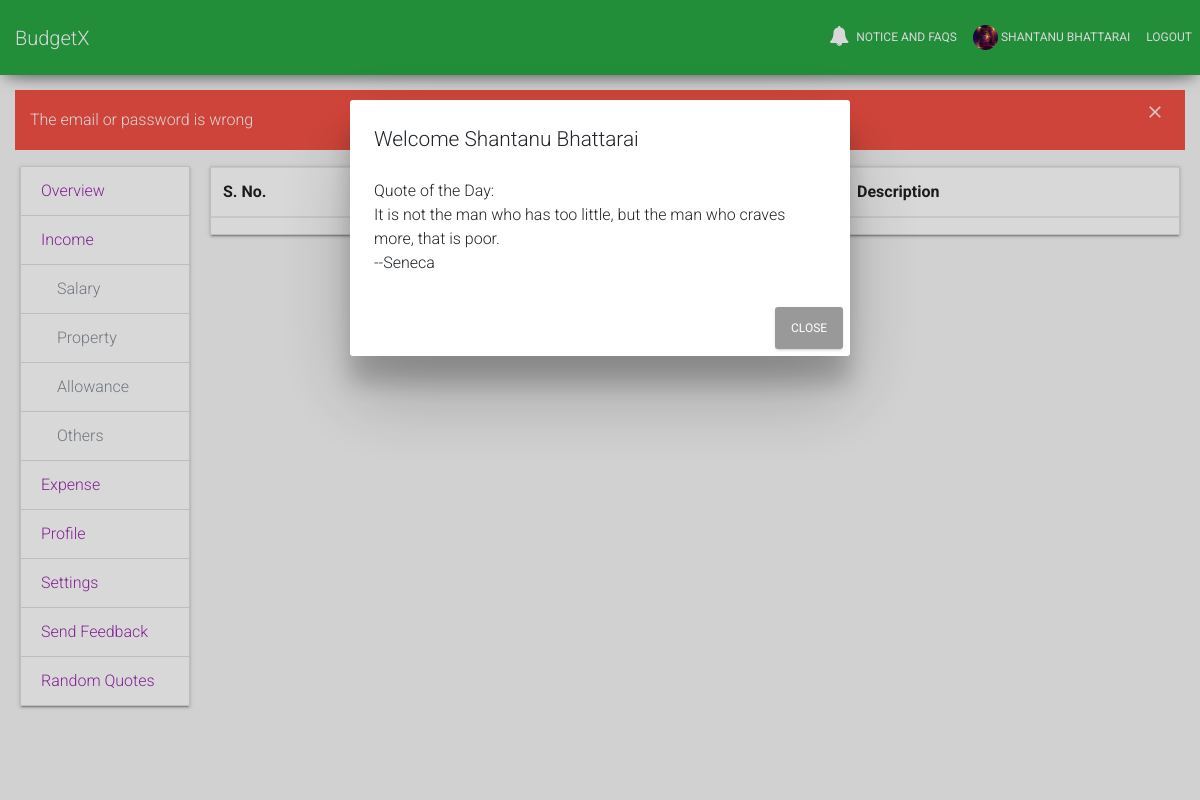
The page /overview.php?type=category_i&&cat=4 (signed in) on the database its author committed.
### tables this page shows
CREATE TABLE IF NOT EXISTS `users` (
  `id` int(11) NOT NULL AUTO_INCREMENT,
  `role_id` int(11) DEFAULT '2',
  `image_path` varchar(255) DEFAULT '/media/default.png',
  `name` text,
  `email` varchar(255) DEFAULT NULL,
  `password` text,
  `hash` text,
  `active` int(11) DEFAULT '0',
  `count` int(11) DEFAULT '0',
  `quote_pref` int(11) DEFAULT NULL,
  PRIMARY KEY (`id`),
  UNIQUE KEY `email` (`email`),
  KEY `role_id` (`role_id`),
  CONSTRAINT `users_ibfk_5` FOREIGN KEY (`role_id`) REFERENCES `roles` (`id`)
);

CREATE TABLE IF NOT EXISTS `quotes` (
  `id` int(11) NOT NULL AUTO_INCREMENT,
  `quote` text NOT NULL,
  KEY `Index` (`id`)
);

CREATE TABLE IF NOT EXISTS `categories` (
  `id` int(11) NOT NULL AUTO_INCREMENT,
  `category` text,
  `finance_type_id` int(11) DEFAULT NULL,
  PRIMARY KEY (`id`),
  KEY `FK_categories_finance_type` (`finance_type_id`),
  CONSTRAINT `FK_categories_finance_type` FOREIGN KEY (`finance_type_id`) REFERENCES `finance_type` (`id`)
);

### include/piechart.php (called while the page is built, shortened)
<?php
	$uid = $_SESSION['user'];
?>

### overview.php (the view, shortened to what this page needs)
<?php include'partial_upper.php'; ?>
<?php include'include\piechart.php'; ?>
<?php include'include\quotes.php'; ?>
<div class="container-fluid">
<div class="row">
	<div class="container col-sm-12 col-xs-2 col-md-2">
		<div class="card">
				<ul class="list-group list-group-flush">
				<a class="list-group-item" href="/budgetx/overview.php">Overview</a>
				<a class="list-group-item" href="?type=income">Income</a>
				<?php if(isset($_GET['type']) && ($_GET['type'] == 'income' || $_GET['type'] == 'category_i')){?>
						<?php
							$sql = "SELECT * from categories WHERE finance_type_id=1";
							$result = mysqli_query($conn,$sql);
							while($row = mysqli_fetch_assoc($result)){
						?>
							<a href = "?type=category_i&&cat=<?=$row['id']?>" class="list-group-item"><span class="text-muted ml-3"><?=$row['category']?></span></a>
						<?php } ?>
				<?php } ?>
				<a class="list-group-item" href="?type=expense">Expense</a>
				<a class="list-group-item" href="?type=profile">Profile</a>
				<a class="list-group-item" href="?type=settings">Settings</a>
				<a class="list-group-item" href="?type=feedback">Send Feedback</a>
  				<a class="list-group-item" data-toggle="modal" href="#myModal">Random Quotes</a>
			</ul>
		</div>
	</div>
	<div class="container col-md-10" style="margin-left: -15px;">
		<?php if(isset($_GET['type'])) { ?>
					<div class="card">
					</div>
	<?php } ?>
</div>
</div>
<?php include'partial_lower.php'; ?>

### partial_nav.php (shortened to what this page needs)
<nav class="navbar navbar-expand-lg bg-success fixed-top">
  	<a class="navbar-brand" href="/budgetx">BudgetX</a>
	<div class="collapse navbar-collapse" id="navbarSupportedContent">
	<ul class="navbar-nav ml-auto">
		<li class="nav-item">
			<a class="nav-link" href="notice.php">
				<i class="fa fa-bell"></i>
				Notice and FAQs
			</a>
		</li>
		<?php
		if(isset($_SESSION['logged_in']) && $_SESSION['logged_in'] == true){
		?>
			<li class="nav-item">
				<a class="nav-link" href="/budgetx/overview.php/?type=profile">
					<?php
						$uid = $_SESSION['user'];
						$result = mysqli_query($conn,"SELECT image_path,name FROM users WHERE id = $uid");
						$row = mysqli_fetch_assoc($result);
						$image = $row['image_path'];
					?>
					<img src="<?=$image?>" alt="image here" style="width: 25px; height:25px;" class="rounded-circle">
					<?=$row['name']?>
				</a>
			</li>
			<li class="nav-item">
				<a class="nav-link" href="\budgetx\database\logout.php">Logout</a>
			</li>
		<?php
		}
		?>
	</ul>
	</div>
</nav>

### include/quotes.php
<div class="container">
  	<div class="modal show" id="myModal" role="dialog">
    	<div class="modal-dialog">
    	<?php
    		$sql = "SELECT * from users WHERE id=$uid";
			$result = mysqli_query($conn,$sql);
			$row = mysqli_fetch_assoc($result);
			$name = $row['name'];
			$sql = "SELECT quote FROM quotes ORDER BY RAND() LIMIT 1";
			$result1 = mysqli_query($conn,$sql);
			$row1 = mysqli_fetch_assoc($result1);
			$quote = $row1['quote'];
    	?>
    		<div class="modal-content">
    	    	<div class="modal-header">
    	    		<h4 class="modal-title">Welcome <?=$name?></h4>
    			</div>
    	    	<div class="modal-body">
    	    		<p>Quote of the Day:<br><?=$quote?></p>
     	   	</div>
        	<div class="modal-footer">
        		<button type="button" class="btn btn-default" data-dismiss="modal">Close</button>
        	</div>
    	</div>
    </div>
  	</div>
</div>

### assets/custom.css (style rules this page uses)
body { padding-top:90px; margin-bottom: 15px; height: 100%; background-color: #f7f7f7; }
html { position: relative; padding: 0px; height: 100%; }
.list-group { border-radius: 0; }
.list-group .list-group-item { border-radius: 0; }
.navbar { border-radius: 0; }
.card { border-radius: 0; border-width: 1px; }

### rows shown on the page
users: image_path (picture), name "SHANTANU BHATTARAI", name "Shantanu Bhattarai"
quotes: quote "It is not the man who has too little, but the man who craves more, that is poor. --Seneca"
categories: category "Salary"
categories: category "Property"
categories: category "Allowance"
categories: category "Others"

### other values the page prints
$_SESSION['error'] "The email or password is wrong"
